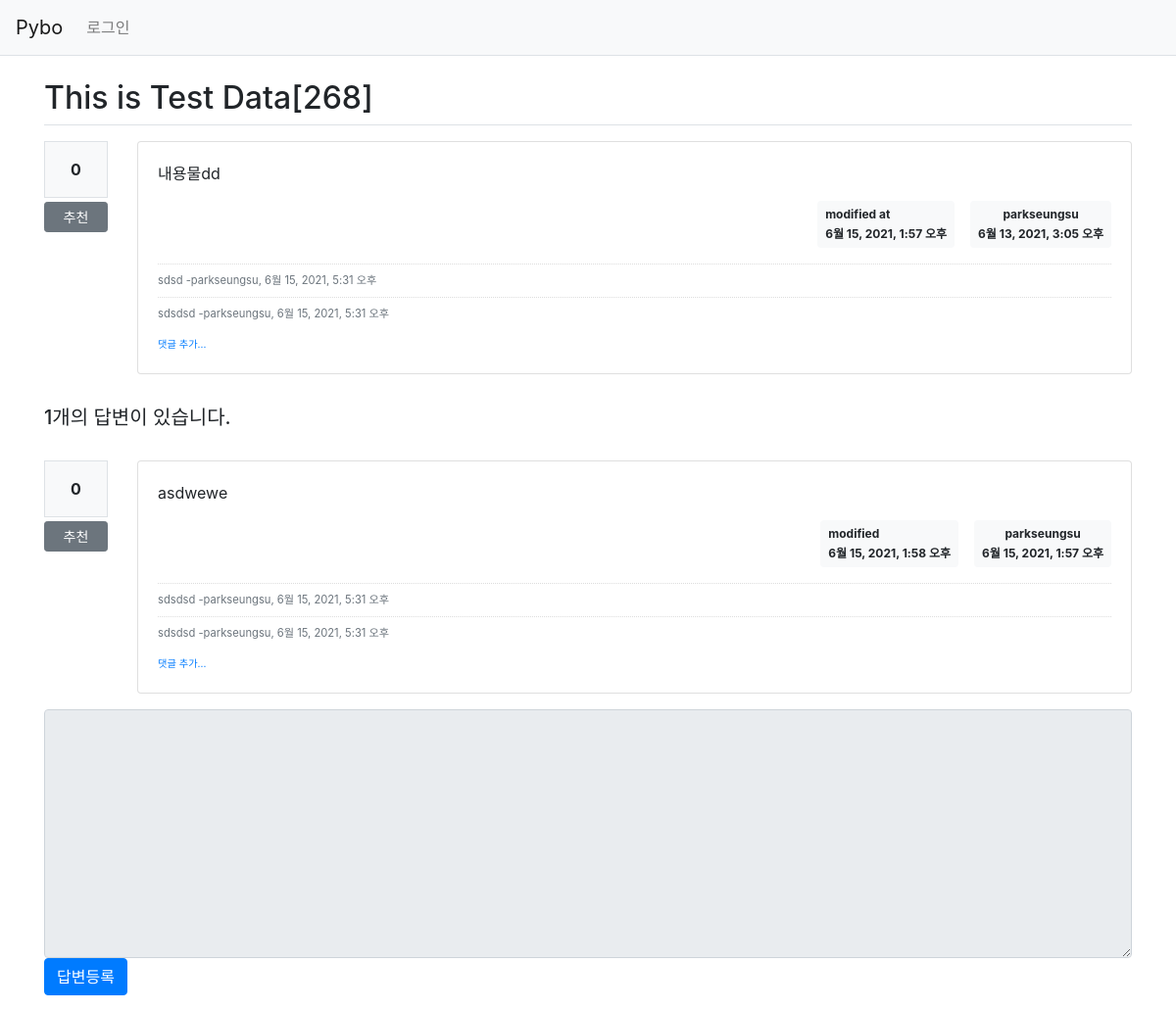
The app's page /pybo/303/, older data.
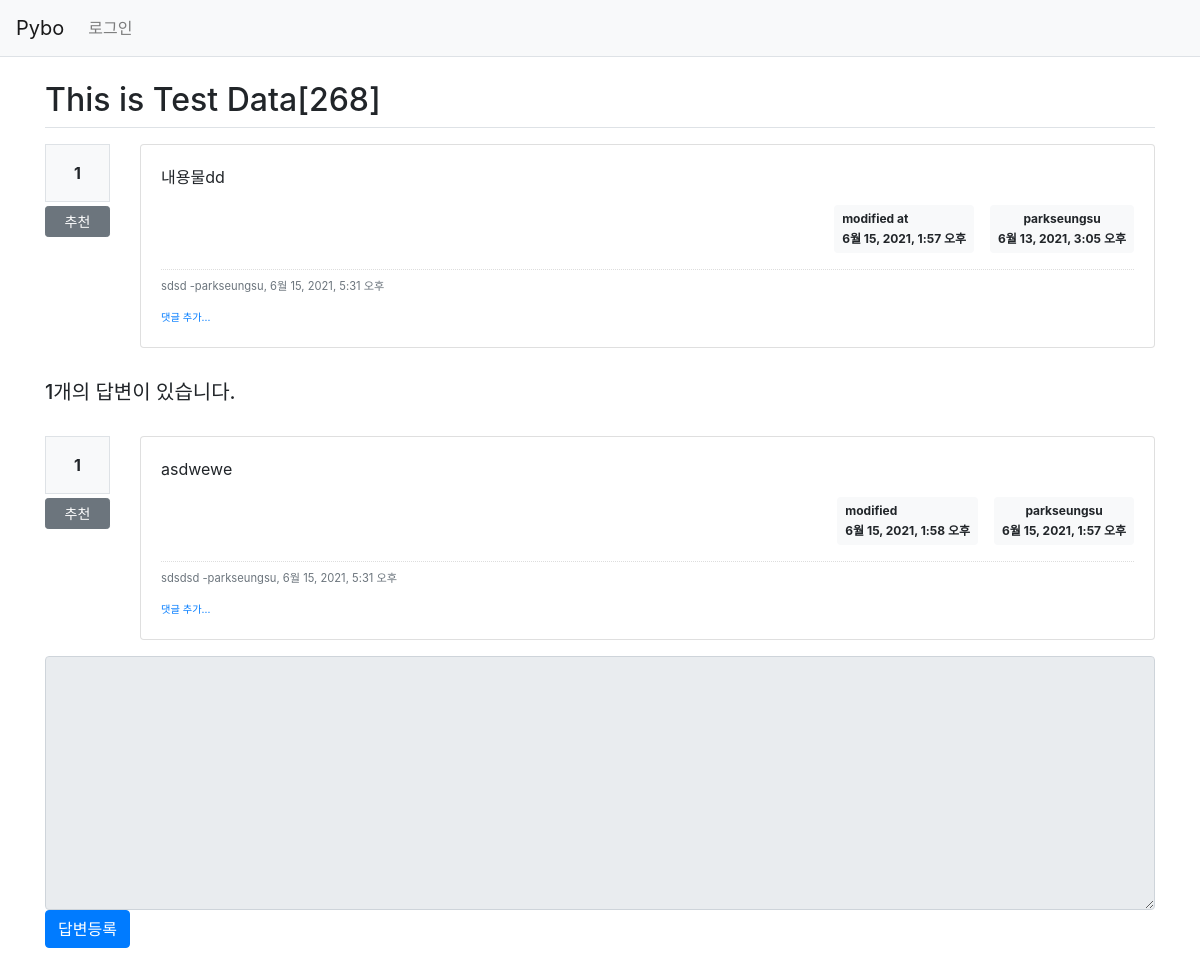
The same page, newer data.
### pybo/models.py (models this page shows, shortened)
class Question(models.Model):
    subject = models.CharField(max_length=200)
    content = models.TextField()
    create_date = models.DateTimeField()
    author = models.ForeignKey(User,on_delete=models.CASCADE,null=True,related_name='author_question')
    modify_date = models.DateTimeField(null=True,blank=True)
    voter = models.ManyToManyField(User, related_name='voter_question')

class Comment(models.Model):
    author = models.ForeignKey(User,on_delete=models.CASCADE,related_name='author_name')
    content = models.TextField()
    create_date = models.DateTimeField()
    modify_date = models.DateTimeField(null=True,blank=True)
    question = models.ForeignKey(Question,null=True,blank=True,on_delete=models.CASCADE)
    answer = models.ForeignKey(Answer,null=True,blank=True,on_delete=models.CASCADE)

class Answer(models.Model):
    question = models.ForeignKey(Question, on_delete=models.CASCADE)
    content = models.TextField()
    create_date = models.DateTimeField()
    author = models.ForeignKey(User,on_delete=models.CASCADE,null=True)
    modify_date = models.DateTimeField(null=True,blank=True)
    voter = models.ManyToManyField(User,related_name='voter_answer')

### pybo/views/base_views.py (the view)
def detail(request, question_id):
    question = get_object_or_404(Question,pk=question_id)
    context = {'question': question}
    return render(request,'pybo/question_detail.html',context)

### pybo/templatetags/pybo_filter.py (called while the page is built)
@register.filter
def mark(value):
    extensions = ['nl2br','fenced_code']
    return mark_safe(markdown.markdown(value,extensions=extensions))

### templates/pybo/question_detail.html (shortened to what the changed rows need)
{% extends 'base.html' %}
{% load pybo_filter %}
{% block content %}
<div class = 'container my-3'>
    <h2 class="border-bottom py-2">{{question.subject}}</h2>
    <div class="row my-3">
        <div class="col-1">
            <div class="bg-light text-center p-3 border font-weight-bolder mb-1">{{question.voter.count}}</div>
            <a href="#" data-uri="{% url 'pybo:vote_question' question.id %}"
            class="recommend btn btn-sm btn-secondary btn-block my-1">추천</a>
        </div>
        <div class="col-11">
            <div class="card">
                <div class="card-body">
                    <div class="card-text">{{question.content|mark}}</div>
                    <div class="d-flex justify-content-end">
                        {% if question.modify_date %}
                        <div class="badge badge-light p-2 text-left mx-3">
                            <div class="mb-2">modified at</div>
                            <div>{{question.modify_date}}</div>
                        </div>
                        {% endif %}
                        <div class="badge badge-light p-2">
                            <div class="mb-2">{{ question.author.username}}</div>
                            <div>{{question.create_date}}</div>
                        </div>
                    </div>
                                {% if question.comment_set.count > 0 %}
                    <div class="mt-3">
                        {% for comment in question.comment_set.all %}
                        <div class="comment py-2 text-muted">
                            <span style="white-space: pre-line;">{{comment.content}}</span>
                            <span>
                                -{{comment.author}}, {{comment.create_date}}
                            </span>
                        </div>
                        {% endfor %}
                    </div>
                    {% endif %}
                </div>
            </div>
        </div>
    </div>
    <h5 class="border-bootom my-3 py-3">{{question.answer_set.count}}개의 답변이 있습니다.</h5>
    {% for answer in question.answer_set.all %}
    <div class='row my-3'>
        <div class="col-1">
            <div class="bg-light text-center p-3 border font-weight-bolder mb-1">{{answer.voter.count}}</div>
            <a href="#" data-uri="{% url 'pybo:vote_answer' answer.id %}"
                class="recommend btn btn-sm btn-secondary btn-block my-1">추천</a>
        </div>
        <div class="col-11">
            <div class="card">
                <div class="card-body">
                    <div class="card-text">{{answer.content|mark}}</div>
                    <div class="d-flex justify-content-end">
                        {% if answer.modify_date %}
                        <div class="badge badge-light p-2 text-left mx-3">
                            <div class="mb-2">modified</div>
                            <div>{{answer.modify_date}}</div>
                        </div>
                        {% endif %}
                        <div class="badge badge-light p-2">
                            <div class="mb-2">{{ answer.author.username }}</div>
                            <div>{{answer.create_date}}</div>
                        </div>
                    </div>
                    {% if answer.comment_set.count > 0 %}
                    <div class="mt-3">
                        {% for comment in answer.comment_set.all %}
                        <div class="comment py-2 text-muted">
                            <span style="white-space: pre-line;">{{comment.content}}</span>
                            <span>
                                -{{comment.author}}, {{comment.create_date}}
                            </span>
                        </div>
                        {% endfor %}
                    </div>
                    {% endif %}
                    <div>
                        <a href="{% url 'pybo:comment_create_answer' answer.id %}"
                        class="small"><small>댓글 추가...</small></a>
                    </div>
                </div>
            </div>
        </div>
    </div>
    {% endfor %}
    <form action="{% url 'pybo:answer_create' question.id %}" method="POST" class="my-3">
        <div class="form-group">
        </div>
    </form>
</div>
{% endblock %}

Row changes from the older to the newer data that the page shows:
removed Comment: content "sdsdsd", author "parkseungsu", create_date "6월 15, 2021, 5:31 오후", shown under "This is Test Data[268]"
removed Comment: content "sdsdsd", author "parkseungsu", create_date "6월 15, 2021, 5:31 오후"
computed for Question "This is Test Data[268]": voter.count "0" → "1"
computed for Answer "asdwewe": voter.count "0" → "1"
